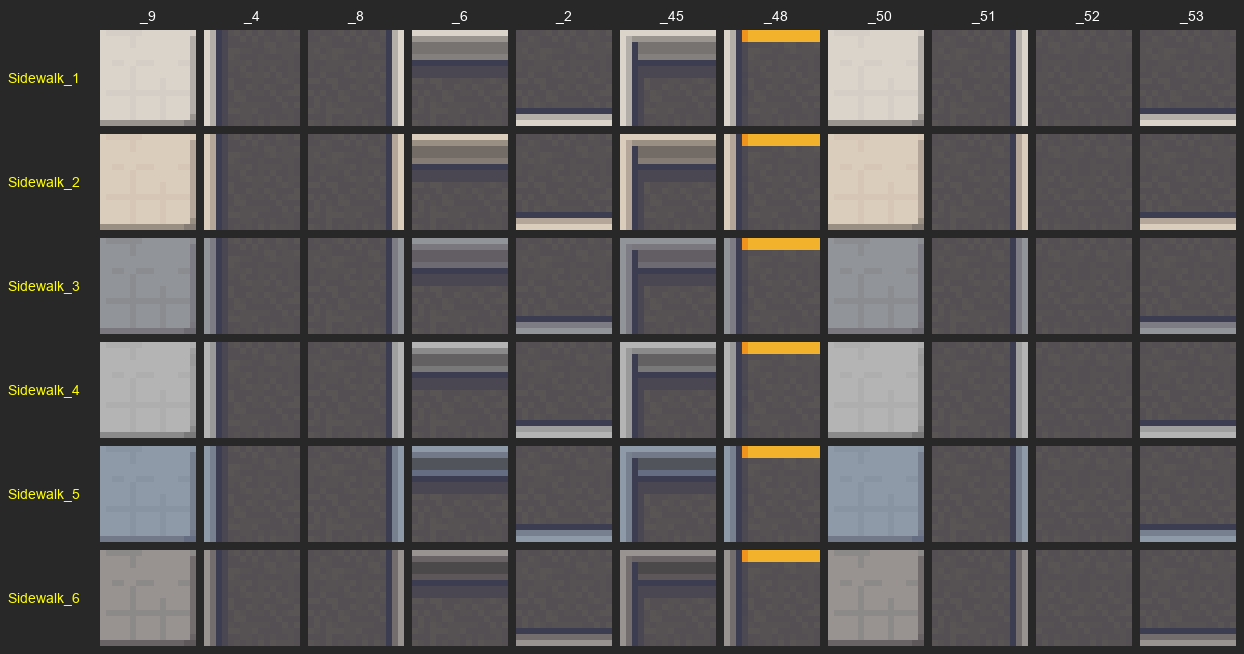
#> input picture studio/minijeux/tools/tile-tools/scripts/compare_sidewalk_styles.png, 1244 x 654 px, given in place of ME_Singles_City_Terrains_48x48_Asphalt_1_Variation_20.png, which was not available
$ python compare_tilesets_final.py
#> lines starting #> are read from the running program, lines starting #| are printed output that depends on the picture; pictures that were not available may be replaced by others from this repository, and a replacement may not be noted
"""Planche verification mapping SW_1 <-> SW_2-6 (validation finale Papa Yann 2026-05-12).

Table SW_2-6 ref -> SW_1 :
    ref#11 -> sw1#20
    ref#12 -> sw1#19
    ref#13 -> sw1#11
    ref#14 -> sw1#12
    ref#15 -> sw1#13
    ref#16 -> sw1#14
    ref#17 -> sw1#15
    ref#18 -> sw1#16
    ref#19 -> sw1#17
    ref#20 -> sw1#18
    autres -> meme numero (iso)
"""

from __future__ import annotations
from pathlib import Path
from PIL import Image, ImageDraw, ImageFont

TILES_DIR = Path(r'c:\ProjetsPerso\Claude_Projects\MaxPlay\game\phaser\public\assets\tiles\roads')
OUT_DIR = Path(__file__).parent.parent / 'recipes' / 'bricks'
ASPH_BG_PATH = TILES_DIR / 'ME_Singles_City_Terrains_48x48_Asphalt_1_Variation_20.png'

# Table de correspondance : ref# (SW_2-6) -> sw1#
SW2_6_TO_SW1 = {
    11: 20, 12: 19, 13: 11, 14: 12, 15: 13,
    16: 14, 17: 15, 18: 16, 19: 17, 20: 18,
}


def sw1_for_ref(n_ref: int) -> int:
    return SW2_6_TO_SW1.get(n_ref, n_ref)


def tile_path(family: int, n: int) -> Path:
    return TILES_DIR / f'ME_Singles_City_Terrains_48x48_Sidewalk_{family}_{n}.png'


def main() -> None:
    RANGE_REF = list(range(1, 23))
    TILESETS_REF = [2, 3, 4, 5, 6]

    tile_zoom = 70
    label_w = 100
    cell_w = tile_zoom + 6
    cell_h = tile_zoom + 6

    cols = 1 + len(TILESETS_REF)
    rows = len(RANGE_REF)
    W = label_w + cols * cell_w + 16
    H = rows * cell_h + 50

    img = Image.new('RGB', (W, H), (30, 30, 40))
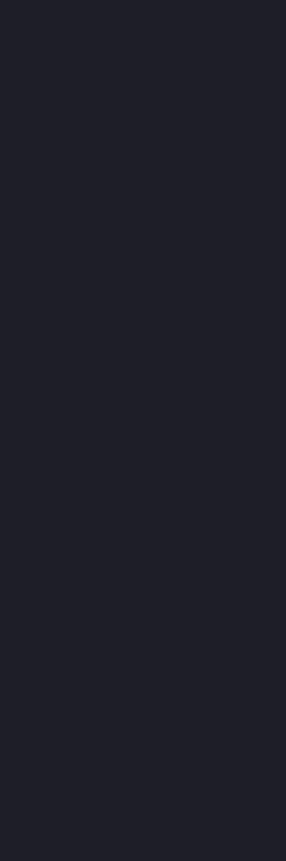
#> img: PIL image 572x1722 RGB (shown at 1/2 size); mean R, G, B 30, 30, 40
    draw = ImageDraw.Draw(img)
    try:
        font = ImageFont.truetype("arial.ttf", 12)
    except Exception:
        font = ImageFont.load_default()

    headers = ['SW_1 (map)'] + [f'SW_{f}' for f in TILESETS_REF]
    for ci, h in enumerate(headers):
        x = label_w + ci * cell_w + 4
        draw.text((x, 8), h, fill=(255, 230, 102), font=font)

    asph_bg = Image.open(ASPH_BG_PATH).convert('RGBA').resize((tile_zoom, tile_zoom), Image.NEAREST)
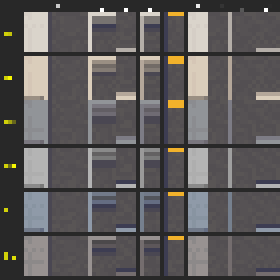
#> asph_bg: PIL image 70x70 RGBA (shown 4 times larger); mean R, G, B, A 93.6, 90.6, 90.8, 255; transparent parts drawn white

    for ri, n_ref in enumerate(RANGE_REF):
        y = 40 + ri * cell_h
        n_sw1 = sw1_for_ref(n_ref)
        is_remapped = (n_sw1 != n_ref)
        draw.text((4, y + cell_h // 2 - 14), f'ref#{n_ref}', fill=(255, 255, 255), font=font)
        if is_remapped:
            draw.text((4, y + cell_h // 2 + 2), f'sw1#{n_sw1}*', fill=(255, 200, 100), font=font)
        else:
            draw.text((4, y + cell_h // 2 + 2), f'sw1#{n_sw1}', fill=(160, 160, 160), font=font)

        # Col 0 = SW_1 with mapping
        tp = tile_path(1, n_sw1)
        x = label_w
        if tp.exists():
            tile = Image.open(tp).convert('RGBA').resize((tile_zoom, tile_zoom), Image.NEAREST)
            bg = asph_bg.copy()
            bg.paste(tile, (0, 0), tile)
            img.paste(bg, (x, y))

        # Cols 1+ = SW_2..6 at n_ref
        for ci, family in enumerate(TILESETS_REF, start=1):
            x = label_w + ci * cell_w
            tp = tile_path(family, n_ref)
            if tp.exists():
                tile = Image.open(tp).convert('RGBA').resize((tile_zoom, tile_zoom), Image.NEAREST)
                bg = asph_bg.copy()
                bg.paste(tile, (0, 0), tile)
                img.paste(bg, (x, y))

    out = OUT_DIR / '_compare_sw1_final_mapping.png'
    img.save(out)
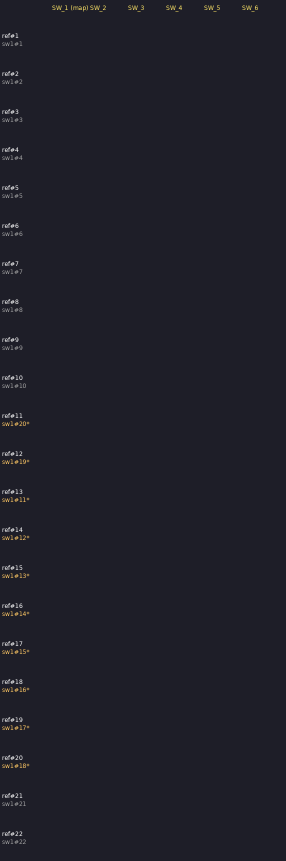
#> saved as _compare_sw1_final_mapping.png: PIL image 572x1722 RGB (shown at 1/2 size); mean R, G, B 31.1, 31, 40.8
#> (the run stopped early here; a loop or call above may not have finished)
